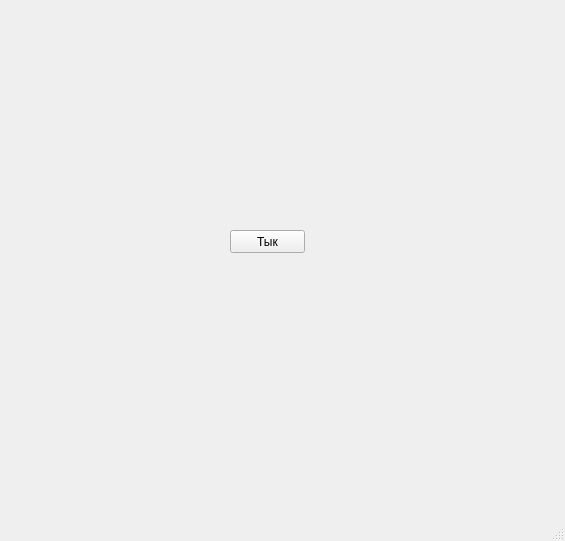
<?xml version="1.0" encoding="UTF-8"?>
<ui version="4.0">
 <class>MainWindow</class>
 <widget class="QMainWindow" name="MainWindow">
  <property name="geometry">
   <rect>
    <x>0</x>
    <y>0</y>
    <width>565</width>
    <height>541</height>
   </rect>
  </property>
  <property name="windowTitle">
   <string>MainWindow</string>
  </property>
  <widget class="QWidget" name="centralwidget">
   <widget class="QPushButton" name="pushButton">
    <property name="geometry">
     <rect>
      <x>230</x>
      <y>230</y>
      <width>75</width>
      <height>23</height>
     </rect>
    </property>
    <property name="text">
     <string>Тык</string>
    </property>
   </widget>
  </widget>
  <widget class="QMenuBar" name="menubar">
   <property name="geometry">
    <rect>
     <x>0</x>
     <y>0</y>
     <width>565</width>
     <height>20</height>
    </rect>
   </property>
  </widget>
  <widget class="QStatusBar" name="statusbar"/>
 </widget>
 <resources/>
 <connections/>
</ui>
